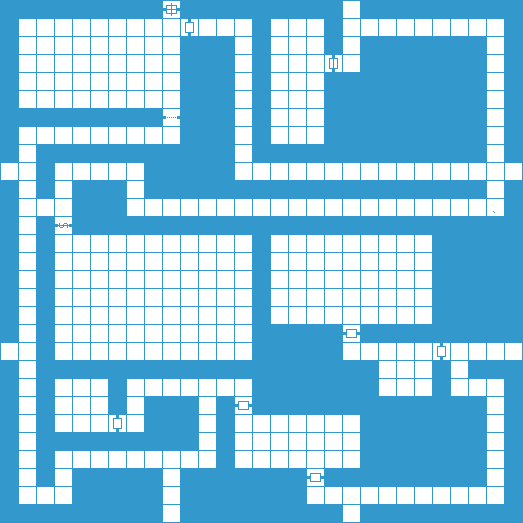
#> input picture BLUE/04.png, 523 x 523 px; its folder holds 4 pictures in this run
$ python generate.py
#> lines starting #> are read from the running program, lines starting #| are printed output that depends on the picture
from PIL import Image
import os
import random
import sys

TILES_PATH = "./BLUE"

def concatenate(im1, im2, im3, im4):
    dst = Image.new('RGB', (im1.width * 2, im1.height * 2))
    dst.paste(im1, (0, 0))
    dst.paste(im2, (im1.width, 0))
    dst.paste(im3, (0, im1.height))
    dst.paste(im4, (im1.width, im1.height))
    return dst

def random_rotation(im):
    angle = 90 * random.randint(0,3)
    return im.rotate(angle)

def get_tile_list():
    tiles = os.listdir(TILES_PATH)
    return tiles

def select_tiles(tiles):
    options = list(tiles)
    selection = []
    for i in range(0,4):
        sel = random.randint(0, len(options)-1)
        selection.append(options[sel])
        del options[sel]
    return selection

def load_images(names):
    images = []
    for name in names:
        path = os.path.join(TILES_PATH, name)
        img = Image.open(path)
        images.append(img)
    return images

def render_quarter(tiles):
    selection = select_tiles(tiles)
    images = load_images(selection)
#> in load_images, img is the input picture: PIL image 523x523 RGBA; mean R, G, B, A 136.4, 195.7, 225.3, 255
    for i in range (0, len(selection)):
        images[i] = random_rotation(images[i])
    return concatenate(images[0], images[1], images[2], images[3])

def main():
    global TILES_PATH
    outputname = "mapa_generado.png"
    if len(sys.argv) == 3:
        TILES_PATH = os.path.join(".", sys.argv[1])
        outputname = sys.argv[2] + ".png"
    if len(sys.argv) == 2:
        outputname = sys.argv[1] + ".png"

    tiles = get_tile_list()
    quarters = []
    for i in range(0,4):
        print("Rendering quarter", i+1)
        quarters.append(render_quarter(tiles))
#> in concatenate, `dst = Image.new('RGB', (im1.width * 2, im1.height * 2))`: dst: PIL image 1046x1046 RGB; every value is 0
#> in concatenate, `dst.paste(im1, (0, 0))`:
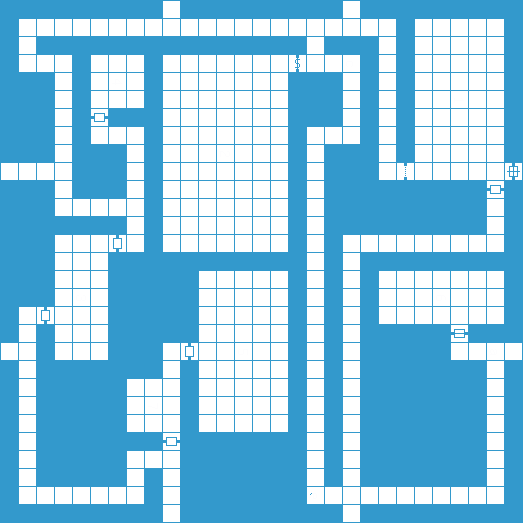
#> im1: PIL image 523x523 RGBA; mean R, G, B, A 136.4, 195.7, 225.3, 255
#> in concatenate, `dst.paste(im2, (im1.width, 0))`:
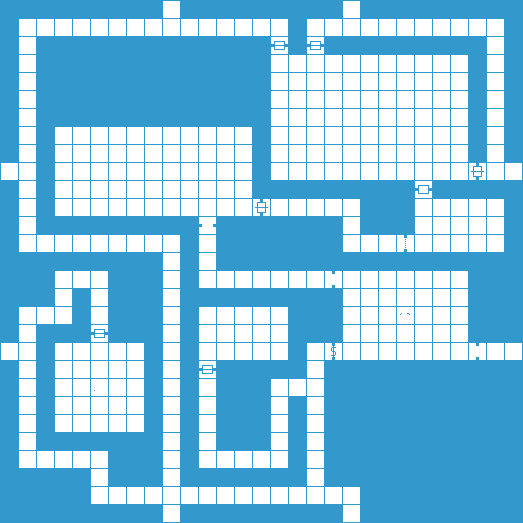
#> im2: PIL image 523x523 RGBA; mean R, G, B, A 134, 194.5, 224.7, 255
#> in concatenate, `dst.paste(im3, (0, im1.height))`:
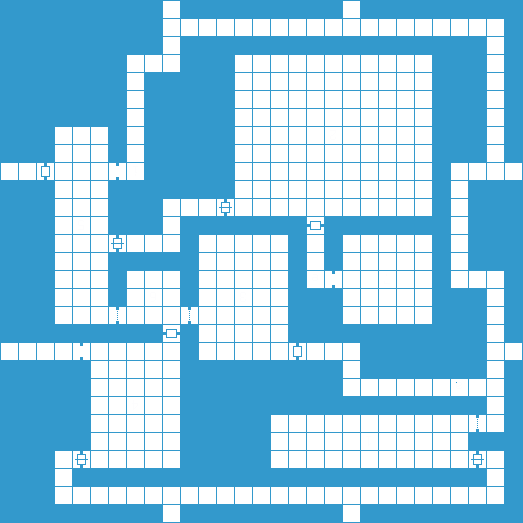
#> im3: PIL image 523x523 RGBA; mean R, G, B, A 137, 196, 225.5, 255
#> in concatenate, `dst.paste(im4, (im1.width, im1.height))`:
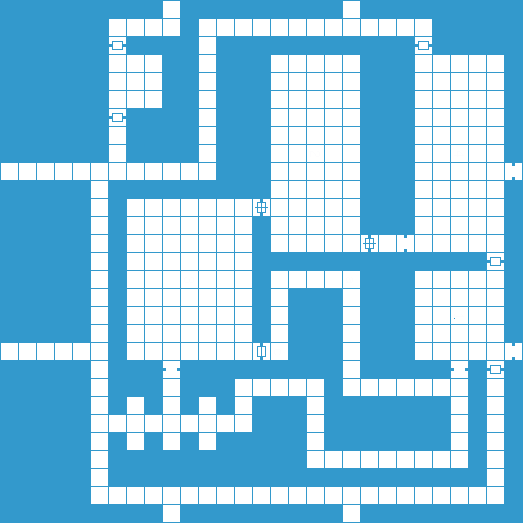
#> im4: PIL image 523x523 RGBA; mean R, G, B, A 130.5, 192.8, 223.9, 255
#> pass 2 of the loop in main, `for i in range(0,4):`:
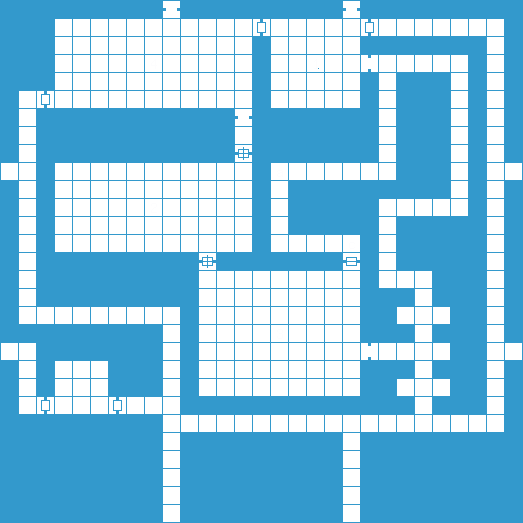
#> input picture BLUE/03.png, 523 x 523 px
#> in load_images, img is the input picture: PIL image 523x523 RGBA; mean R, G, B, A 130.5, 192.8, 223.9, 255
#> in concatenate (call 2), `dst.paste(im3, (0, im1.height))`:
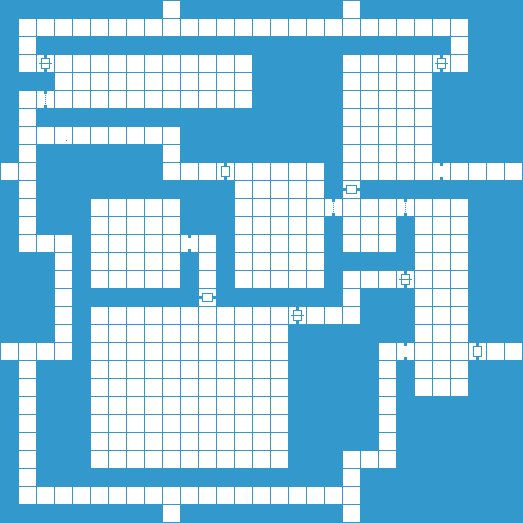
#> im3: PIL image 523x523 RGBA; mean R, G, B, A 137, 196, 225.5, 255
#> in concatenate (call 2), `dst.paste(im4, (im1.width, im1.height))`:
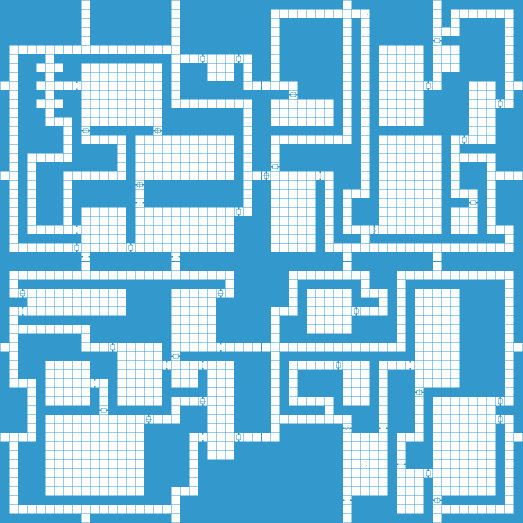
#> dst: PIL image 1046x1046 RGB (shown at 1/2 size); mean R, G, B 134.5, 194.7, 224.9
#> pass 3 of the loop in main, `for i in range(0,4):`:
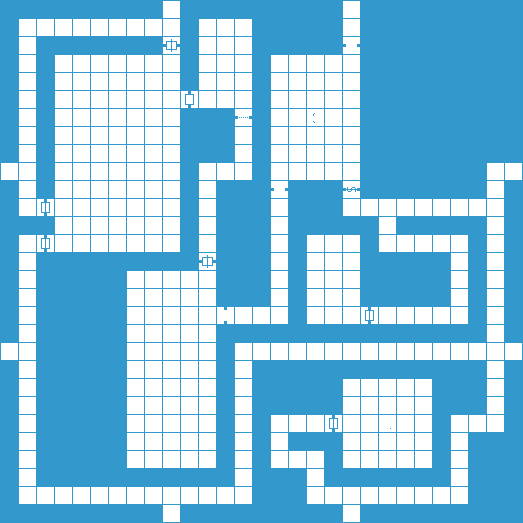
#> input picture BLUE/02.png, 523 x 523 px
#> in load_images, img is the input picture: PIL image 523x523 RGBA; mean R, G, B, A 134, 194.5, 224.7, 255
#> in concatenate (call 3), `dst.paste(im4, (im1.width, im1.height))`:
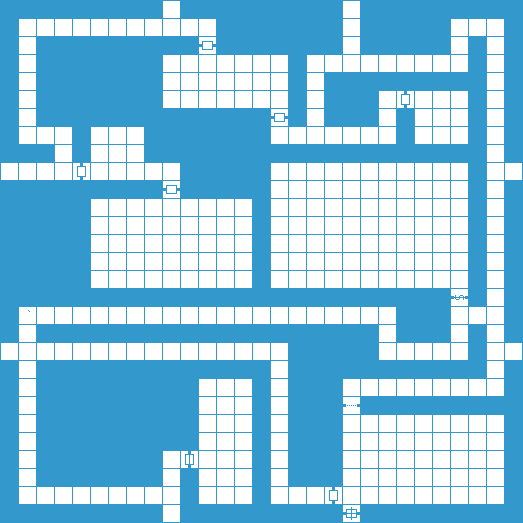
#> im4: PIL image 523x523 RGBA; mean R, G, B, A 136.4, 195.7, 225.3, 255
#> in concatenate (call 3), `dst.paste(im4, (im1.width, im1.height))`:
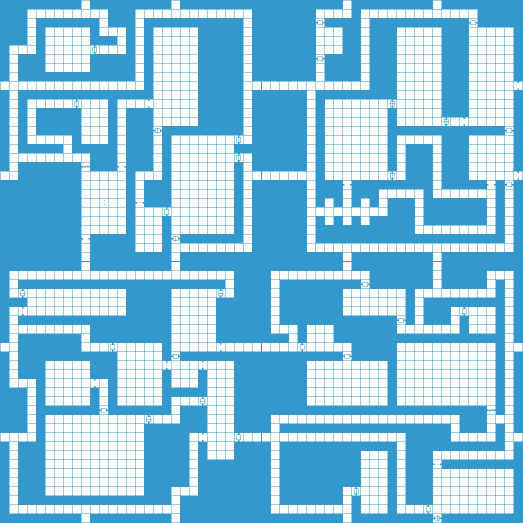
#> dst: PIL image 1046x1046 RGB (shown at 1/2 size); mean R, G, B 134.5, 194.7, 224.9
#> the loop made 4 passes; the first 3 are shown

    print("Saving final level map")
    level = concatenate(quarters[0], quarters[1], quarters[2], quarters[3])
#> in concatenate (call 5), `dst = Image.new('RGB', (im1.width * 2, im1.height * 2))`: dst: PIL image 2092x2092 RGB; every value is 0
#> in concatenate (call 5), `dst.paste(im3, (0, im1.height))`:
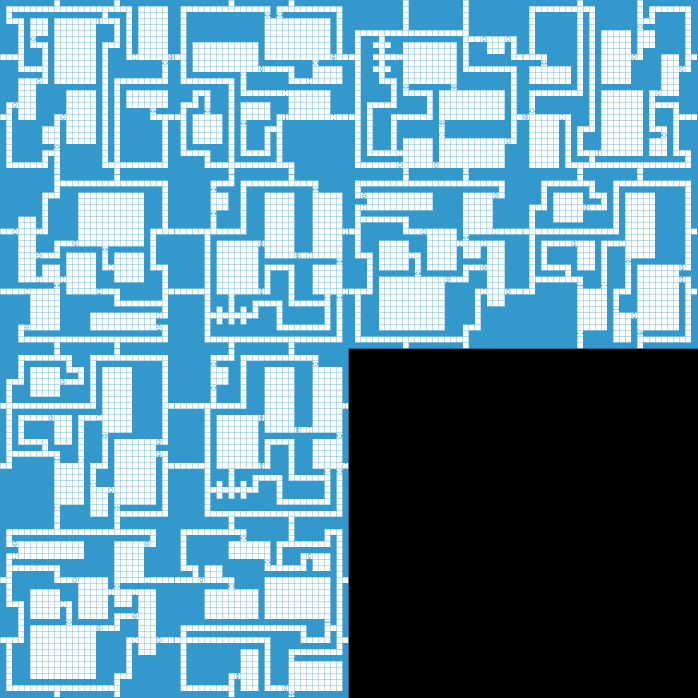
#> dst: PIL image 2092x2092 RGB (shown at 1/3 size); mean R, G, B 100.9, 146.1, 168.7
#> in concatenate (call 5), `dst.paste(im4, (im1.width, im1.height))`:
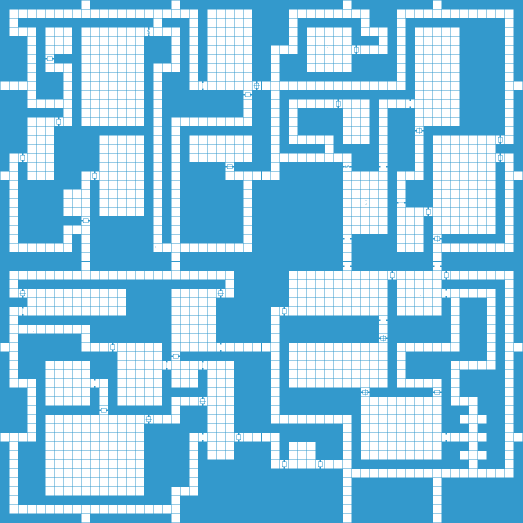
#> im4: PIL image 1046x1046 RGB (shown at 1/2 size); mean R, G, B 134.5, 194.7, 224.9
#> in concatenate (call 5), `dst.paste(im4, (im1.width, im1.height))`:
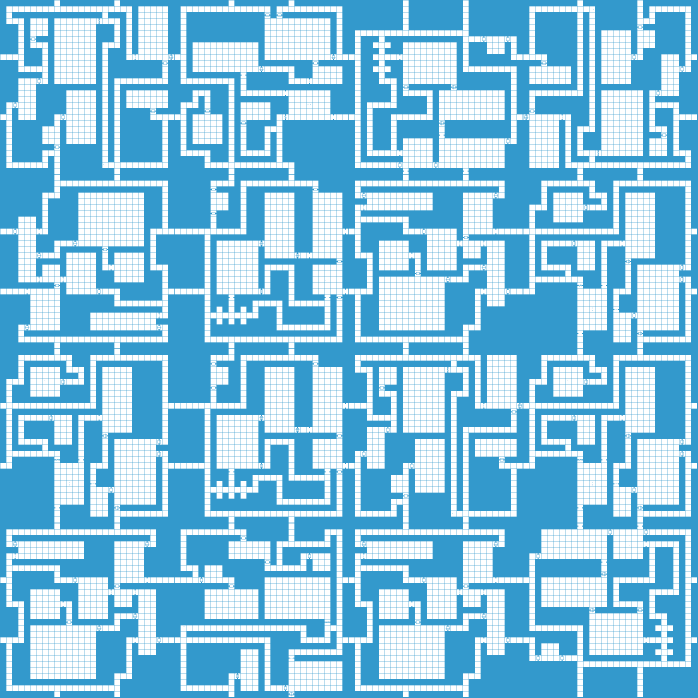
#> dst: PIL image 2092x2092 RGB (shown at 1/3 size); mean R, G, B 134.5, 194.7, 224.9
    level.save(outputname)
    for i in range(0,4):
        print("Saving quarter {0}".format(i+1))
        quarters[i].save("Q{0}_".format(i+1) + outputname)

if __name__ == "__main__":
    main()
